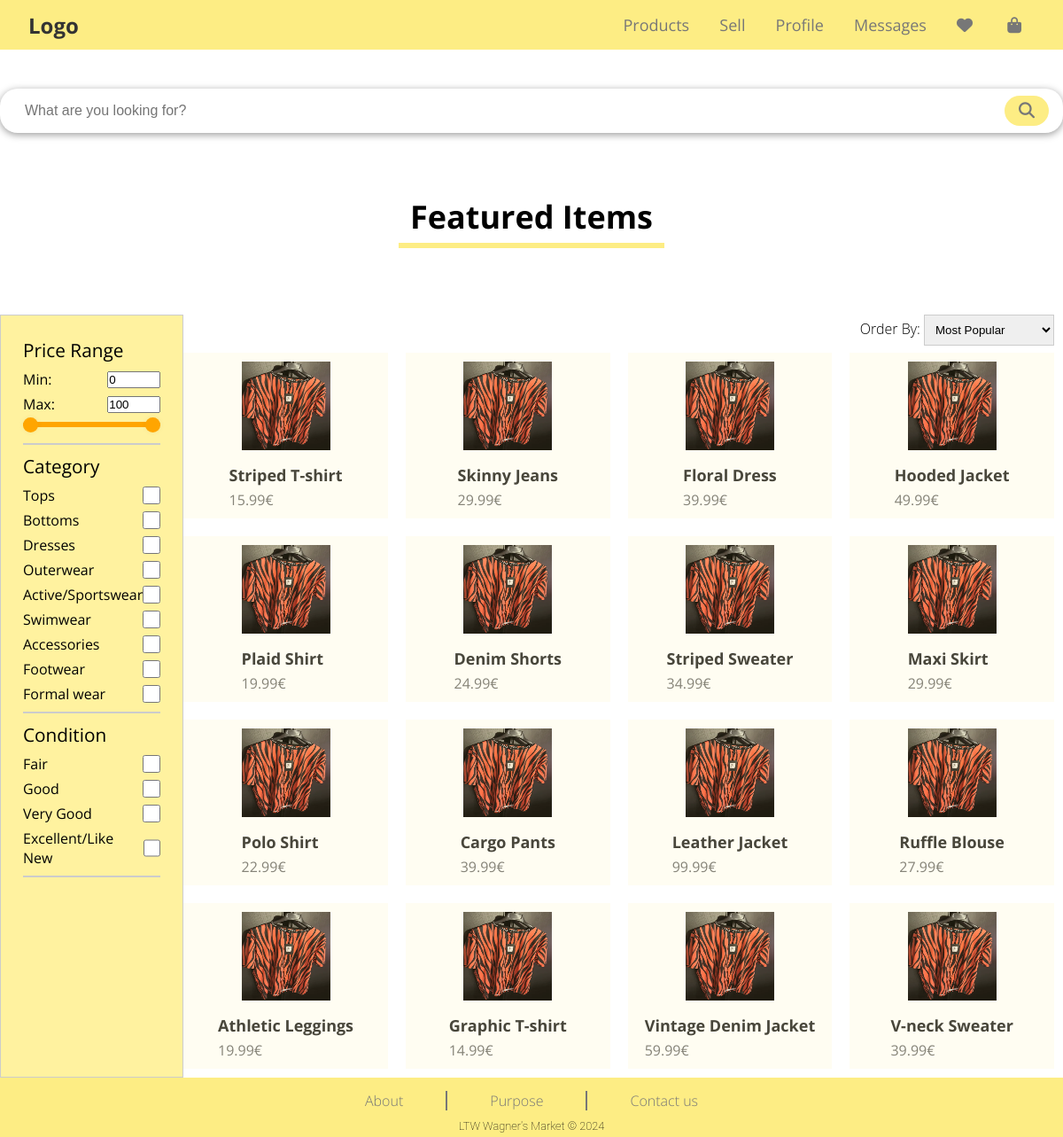
The page /public/pages/search.php on the database its author committed.
### tables this page shows
CREATE TABLE ITEM (
    ItemId INTEGER PRIMARY KEY AUTOINCREMENT,
    UserId INTEGER NOT NULL,
    Title TEXT NOT NULL,
    Price FLOAT NOT NULL,
    Description TEXT NOT NULL,
    Condition TEXT NOT NULL,
    Size TEXT NOT NULL,
    Brand TEXT NOT NULL,
    ImagePath TEXT NOT NULL,
    WishlistCounter INTEGER DEFAULT 0,
    Timestamp DATETIME NOT NULL DEFAULT CURRENT_TIMESTAMP,
    CONSTRAINT PriceConstraint CHECK (Price > 0),
    FOREIGN KEY (UserId) REFERENCES USER (UserId) ON DELETE CASCADE ON UPDATE CASCADE,
    FOREIGN KEY (Condition) REFERENCES CONDITION (Condition) ON DELETE CASCADE ON UPDATE CASCADE,
    FOREIGN KEY (Size) REFERENCES SIZE (Size) ON DELETE CASCADE ON UPDATE CASCADE
);

CREATE TABLE CATEGORY (
    CategoryName TEXT NOT NULL,
    CategoryImage TEXT NOT NULL,
    CONSTRAINT Pk_CategoryName PRIMARY KEY (CategoryName)
);

CREATE TABLE CONDITION (
    Condition TEXT NOT NULL,
    CONSTRAINT PK_Condition PRIMARY KEY (Condition)
);

### public/pages/search.php (called while the page is built, shortened)
<?php
require_once(__DIR__ . '/../../private/database/connection.db.php');
require_once(__DIR__ . '/../../private/database/item.class.php');
require_once(__DIR__ . '/../../private/templates/common.tpl.php');
require_once(__DIR__ . '/../../private/templates/item.tpl.php');
$limit = 16;
$offset = 0;
$db = getDatabaseConnection();
$items = Item::getMostPopularItems($db, $limit, $offset);
$maxPrice = Item::getMaxPrice($db);
drawItems("Featured Items",$items);
drawItemFilter($db, $maxPrice);
drawItemSorter();
?>

### private/database/item.class.php (called while the page is built, shortened)
<?php
class Item
{
    public function __construct(int $itemId, int $userId, string $title, float $price, string $description, string $condition, string $size, string $brand, string $imagePath, int $wishlistCounter, string $timeStamp)
    {
        $this->itemId = $itemId;
        $this->title = $title;
        $this->price = $price;
        $this->imagePath = $imagePath;
    }
    static function getMostPopularItems(PDO $db, int $count, int $offset): array
    {
        $stmt = $db->prepare('SELECT ItemId, UserId, Title, Price, Description, Condition,
            Size, Brand, ImagePath, WishlistCounter, Timestamp FROM ITEM ORDER BY WishlistCounter DESC LIMIT ? OFFSET ?');
        $stmt->execute(array($count, $offset));
        $items = array();
        while ($item = $stmt->fetch()) {
            $items[] = new Item(
                $item['ItemId'],
                $item['UserId'],
                $item['Title'],
                $item['Price'],
                $item['Description'],
                $item['Condition'],
                $item['Size'],
                $item['Brand'],
                $item['ImagePath'],
                $item['WishlistCounter'],
                $item['Timestamp']
            );
        }
        return $items;
    }
    static function getMaxPrice(PDO $db): float
    {
        $stmt = $db->prepare('SELECT MAX(PRICE) AS MaxPrice FROM ITEM');
        $stmt->execute();
        return (float)$stmt->fetch(PDO::FETCH_ASSOC)['MaxPrice'];
    }
}
?>

### private/database/category.class.php (called while the page is built, shortened)
<?php
class Category
{
    public function __construct(string $categoryName, string $categoryImage)
    {
        $this->categoryName = $categoryName;
    }
    static function getCategories(PDO $db): array
    {
        $stmt = $db->prepare('SELECT CategoryName, CategoryImage FROM CATEGORY');
        $stmt->execute(array());
        $categories = array();
        while ($category = $stmt->fetch()) {
            $categories[] = new Category(
                $category['CategoryName'],
                $category['CategoryImage']
            );
        }
        return $categories;
    }
}
?>

### private/database/condition.class.php (called while the page is built, shortened)
<?php
class Condition
{
    public function __construct(string $condition)
    {
        $this->condition = $condition;
    }
    static function getConditions(PDO $db): array
    {
        $stmt = $db->prepare('SELECT Condition FROM CONDITION');
        $stmt->execute(array());
        $conditions = array();
        while ($condition = $stmt->fetch()) {
            $conditions[] = new Condition(
                $condition['Condition']
            );
        }
        return $conditions;
    }
}
?>

### private/templates/item.tpl.php (the view, shortened to what this page needs)
<?php
require_once(__DIR__ . '/../database/item.class.php');
  require_once(__DIR__ . '/../database/condition.class.php');
require_once(__DIR__ . '/../database/category.class.php');
?>
<?php function drawItems(string $header, array $items): void
{ ?>
        <section id="title">
            <h2>
                <?=$header?>
            </h2>
            <hr class="line-yellow">
        </section>
        <ul class="draw-items" id="draw-items">
            <?php foreach($items as $item) { ?>
                <li class="item-card">
                    <a href="../../public/pages/item.php?id=<?=$item->itemId?>">
                        <img src="<?= $item->imagePath?>" style="width: 100px; height: 100px;">
                        <h4><?=$item->title?></h4>
                        <p><?=number_format($item->price, 2)?>€</p>
                    </a>
                </li>
            <?php } ?>
        </ul>
<?php }?>
<?php function drawItemFilter(PDO $db, float $maxPrice) { ?>
    <?php
    $categories = Category::getCategories($db);
    $conditions = Condition::getConditions($db);
    ?>
    <form id="filters">
        <fieldset id="price">
            <legend>Price Range</legend>
            <section id ="number-input">
                <label>Min: <input type="number" id="min-input" value = "0" min="0" max="<?= intval(ceil($maxPrice))?>"></label>
                <label>Max: <input type="number" id="max-input" value = "<?=intval(ceil($maxPrice))?>" min="0" max="<?=intval(ceil($maxPrice))?>"></label>
            </section>
            <section id="price-range">
                <section id="slider">
                    <section id="progress"></section>
                </section>
                <section id="range-input">
                </section>
            </section>
        </fieldset>
        <fieldset id="category">
            <legend>Category</legend>
            <?php foreach($categories as $category) { ?>
                <label><?= $category->categoryName ?><input type="checkbox" id="<?= $category->categoryName ?>"></label>
            <?php } ?>
        </fieldset>
        <fieldset id="condition">
            <legend>Condition</legend>
            <?php foreach($conditions as $condition) { ?>
                <label><?= $condition->condition ?><input type="checkbox" id="<?= $condition->condition ?>"></label>
            <?php } ?>
        </fieldset>
    </form>
<?php } ?>
<?php function drawItemSorter() { ?>
    <label id="order"> Order By:
        <select id="orderSelected">
            <option value="popular" selected>Most Popular</option>
        </select>
    </label>
<?php } ?>

### public/css/style.css (style rules this page uses)
* { margin: 0; padding: 0; box-sizing: border-box; }
header, .logo, ul, a, ul li a { font-family: 'Open Sans', sans-serif; color: #777; text-decoration: none; }
ul { list-style: none; }
ul li { display: inline-block; position: relative; }
ul li a { display: flex; color: #777; text-align: center; font-size: 20px; align-items: center; padding: 10px; justify-content: center; }
section#title { font-family: 'Open Sans', sans-serif; margin: 70px 0; text-align: center; font-size: 1.5em; }
.line-yellow { width: 300px; height: 0.25em; background-color: rgba(253, 237, 132, 1); border: none; margin: 5px auto; }
.item-card { position: relative; display: flex; flex-direction: column; align-items: center; text-align: center; margin-bottom: 10px; margin-right: 10px; list-style: none; transition: transform 0.1s ease, box-shadow 0.1s ease; background-color: rgba(253, 237, 132, 0.1); }
.item-card a { display: block; text-decoration: none; color: inherit; z-index: -1; }
.item-card img { width: 100px; height: 100px; margin-bottom: 10px; }
.item-card h4, .item-card p { text-align: left; margin: 0; padding: 0; }
.item-card h4 { font-size: 18px; color: #333; margin-bottom: 5px; }
.item-card p { font-size: 16px; color: #777; }
.draw-items { display: grid; grid-template-columns: repeat(4, 1fr); gap: 10px; padding: 0; list-style: none; justify-content: center; }
select { margin-right: 10px; padding: 8px; border: 1px solid #ccc; cursor: pointer; }
#order { font-family: 'Open Sans Light', sans-serif; padding-bottom: 0.5em; justify-self: right; }

### rows shown on the page
item: ImagePath (picture), Title "Striped T-shirt", Price "15.99"
item: ImagePath (picture), Title "Skinny Jeans", Price "29.99"
item: ImagePath (picture), Title "Floral Dress", Price "39.99"
item: ImagePath (picture), Title "Hooded Jacket", Price "49.99"
item: ImagePath (picture), Title "Plaid Shirt", Price "19.99"
item: ImagePath (picture), Title "Denim Shorts", Price "24.99"
item: ImagePath (picture), Title "Striped Sweater", Price "34.99"
item: ImagePath (picture), Title "Maxi Skirt", Price "29.99"
item: ImagePath (picture), Title "Polo Shirt", Price "22.99"
item: ImagePath (picture), Title "Cargo Pants", Price "39.99"
item: ImagePath (picture), Title "Leather Jacket", Price "99.99"
item: ImagePath (picture), Title "Ruffle Blouse", Price "27.99"
item: ImagePath (picture), Title "Athletic Leggings", Price "19.99"
item: ImagePath (picture), Title "Graphic T-shirt", Price "14.99"
item: ImagePath (picture), Title "Vintage Denim Jacket", Price "59.99"
item: ImagePath (picture), Title "V-neck Sweater", Price "39.99"
category: CategoryName "Tops"
category: CategoryName "Bottoms"
category: CategoryName "Dresses"
category: CategoryName "Outerwear"
category: CategoryName "Active/Sportswear"
category: CategoryName "Swimwear"
category: CategoryName "Accessories"
category: CategoryName "Footwear"
category: CategoryName "Formal wear"
condition: Condition "Fair"
condition: Condition "Good"
condition: Condition "Very Good"
condition: Condition "Excellent/Like New"

### other values the page prints
$header "Featured Items"
